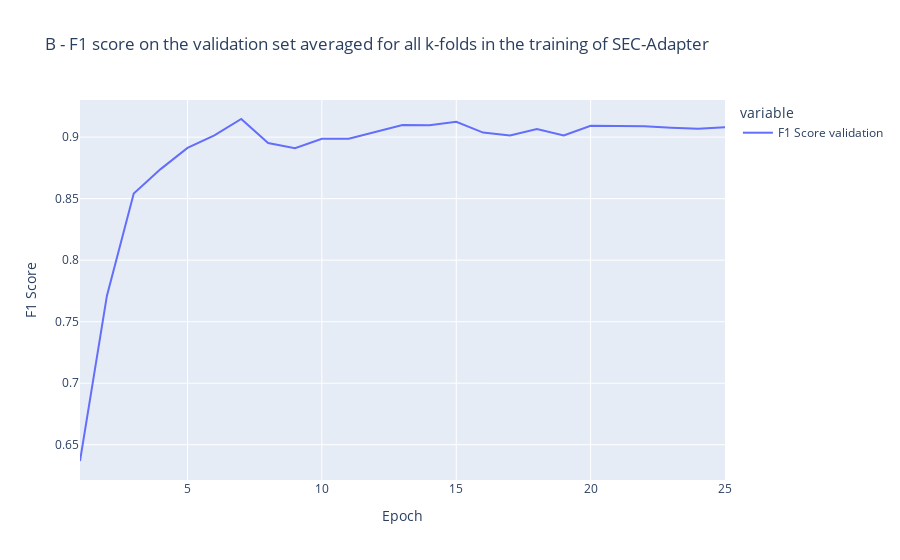

Here is the notebook cell this chart was saved with:
### Code cell
import plotly.express as px
pepare_df_to_plot(dict_of_dfs_list["eval_F1.csv"], {"Value": "F1 Score validation"})

fig = px.line(dict_of_dfs_list["eval_F1.csv"], x="Epoch", y=["F1 Score validation"], title=f"B - F1 score on the validation set averaged for all k-folds in the training of SEC-Adapter")
fig.update_layout(yaxis_title="F1 Score")

### Figure 1 — Plotly figure (JSON) as saved in the notebook; plotly's stock layout.template omitted (floating-point values rounded to 4 significant figures)
{"data": [{"hovertemplate": "variable=F1 Score validation<br>Epoch=%{x}<br>value=%{y}<extra></extra>", "legendgroup": "F1 Score validation", "line": {"color": "#636efa", "dash": "solid"}, "marker": {"symbol": "circle"}, "mode": "lines", "name": "F1 Score validation", "orientation": "v", "showlegend": true, "type": "scatter", "x": [1, 2, 3, 4, 5, 6, 7, 8, 9, 10, 11, 12, 13, 14, 15, 16, 17, 18, 19, 20, 21, 22, 23, 24, 25], "xaxis": "x", "y": [0.6368, 0.7709, 0.8541, 0.874, 0.8912, 0.9014, 0.9147, 0.8952, 0.891, 0.8987, 0.8987, 0.9046, 0.9099, 0.9097, 0.9125, 0.9037, 0.9014, 0.9065, 0.9014, 0.9092, 0.9093, 0.9088, 0.9076, 0.9067, 0.908], "yaxis": "y"}], "layout": {"legend": {"title": {"text": "variable"}, "tracegroupgap": 0}, "title": {"text": "B - F1 score on the validation set averaged for all k-folds in the training of SEC-Adapter"}, "xaxis": {"anchor": "y", "domain": [0, 1], "title": {"text": "Epoch"}}, "yaxis": {"anchor": "x", "domain": [0, 1], "title": {"text": "F1 Score"}}}}
